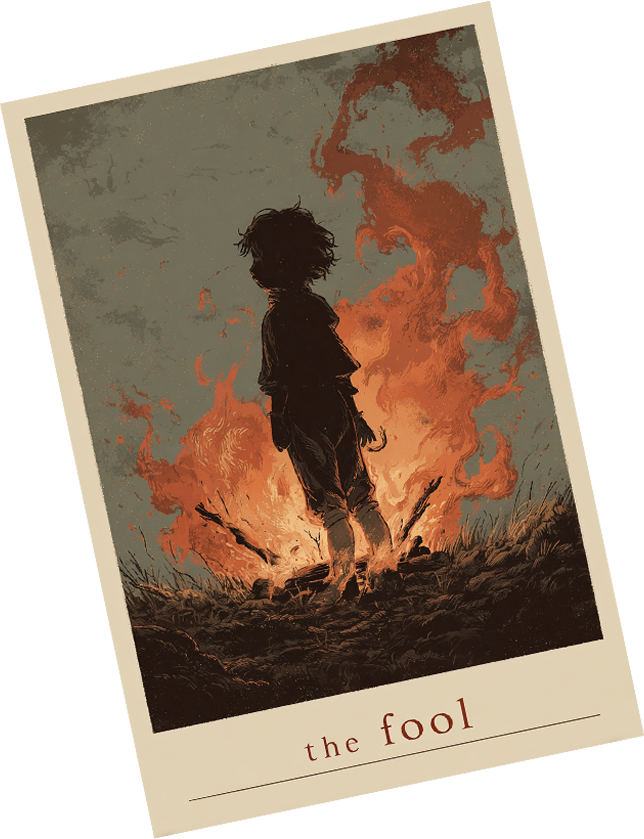
#> input picture UI参考/东北迪斯科/assets/character-select/006_T_A000照片.png, 644 x 839 px, found by its file name
$ python crop_dong_game_icon.py
#> lines starting #> are read from the running program, lines starting #| are printed output that depends on the picture
"""User requested extraction of the exact selected portrait, with no generated repainting."""
import hashlib,json
from pathlib import Path
from PIL import Image
ROOT=Path(__file__).resolve().parents[1]
source=ROOT/'public/assets/character-select/006_T_A000照片.png'
png=source.with_name('game-icon-dong-crop-v1.png')
ico=source.with_name('game-icon-dong-crop-v1.ico')
assert not png.exists() and not ico.exists(),'Preserve previous outputs'
before=hashlib.sha256(source.read_bytes()).hexdigest()
box=(145,175,495,525)
with Image.open(source) as original:
#> original is the input picture: PIL image 644x839 RGBA; mean R, G, B, A 163.7, 141.5, 117.7, 177.4
    crop=original.crop(box)
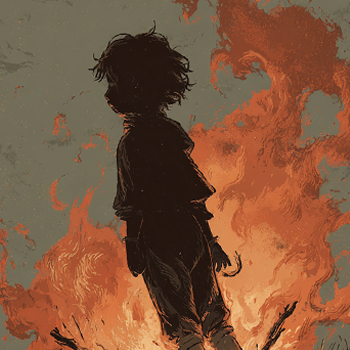
#> crop: PIL image 350x350 RGBA; mean R, G, B, A 128.1, 86.5, 60.5, 255
    assert crop.size==(350,350) and crop.getchannel('A').getextrema()==(255,255)
    crop.save(png)
    crop.save(ico,format='ICO',sizes=[(16,16),(24,24),(32,32),(48,48),(64,64),(128,128),(256,256)])
    with Image.open(png) as saved:assert saved.tobytes()==crop.tobytes()
with Image.open(ico) as encoded:sizes=sorted(encoded.ico.sizes());assert len(sizes)==7
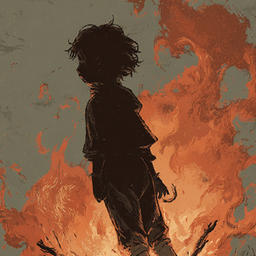
#> encoded: PIL image 256x256 RGBA; mean R, G, B, A 128.1, 86.5, 60.5, 255
#> after `sizes = sorted(encoded.ico.sizes())`: sizes = [(16, 16), (24, 24), (32, 32), (48, 48), (64, 64), (128, 128), (256, 256)]
assert hashlib.sha256(source.read_bytes()).hexdigest()==before
record={
 'date':'2026-09-15','request':'从指认的董点事选人卡原画剪出游戏icon',
 'selected_element':'button.character-choice.character-choice-center[data-character-choice="大厦崩塌"]',
 'source':str(source),'source_sha256':before,'source_size':[644,839],
 'crop_box_left_top_right_bottom':list(box),'png':str(png),'png_size':[350,350],
 'png_exact_source_pixels':True,'ico':str(ico),'ico_sizes':sizes,
 'processing':'PNG only crops existing pixels; ICO derives standard resized frames from that crop. No generation, repainting, recoloring or source edits.',
 'human_review':'pending','application_integration':'not_applied'
}
(ROOT/'docs/game-icon-dong-crop-v1.json').write_text(json.dumps(record,ensure_ascii=False,indent=2)+'\n',encoding='utf-8')
print(json.dumps({'png':png.name,'size':[350,350],'ico':ico.name,'sizes':sizes,'exact_source_pixels':True}))
#| {"png": "game-icon-dong-crop-v1.png", "size": [350, 350], "ico": "game-icon-dong-crop-v1.ico", "sizes": [[16, 16], [24, 24], [32, 32], [48, 48], [64, 64], [128, 128], [256, 256]], "exact_source_pixels": true}
